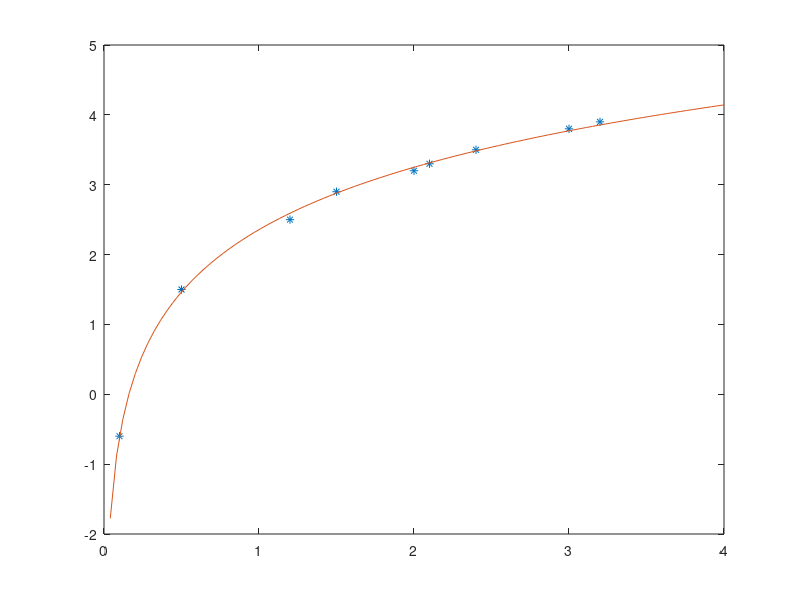

The MATLAB script that drew this image:
t=[0.1 0.5 1.2 1.5 2 2.1 2.4 3 3.2]';%t=9 darab
f=[-0.6 1.5 2.5 2.9 3.2 3.3 3.5 3.8 3.9]';

A = [ones(9,1), log(t)];
x = (A'*A \ (A'*f));

% abrazolas

xx = linspace(0,4);
F = @(t) x(1) + x(2)* log(t);
plot(t,f,'*', xx, F(xx));